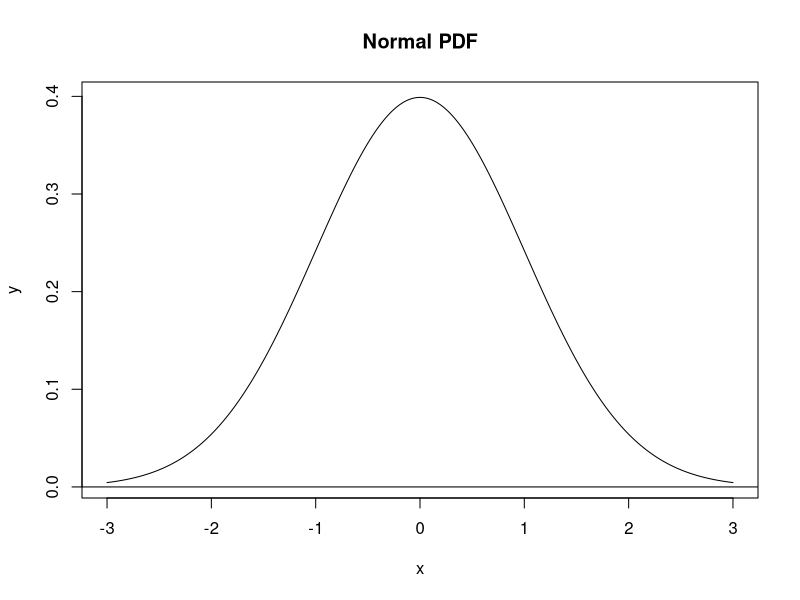
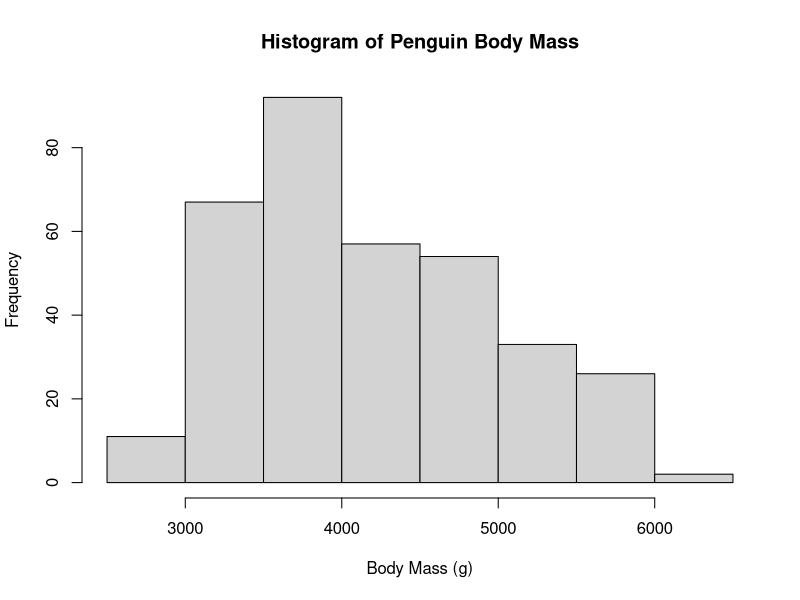
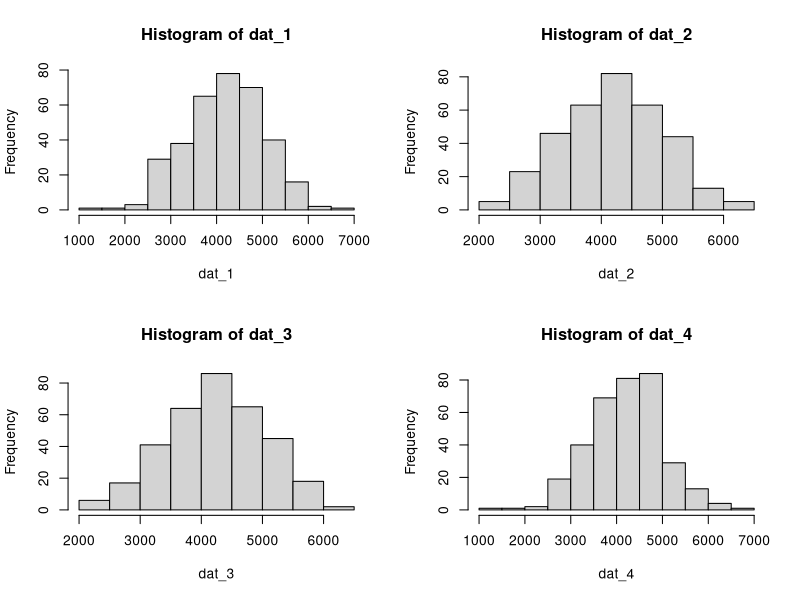
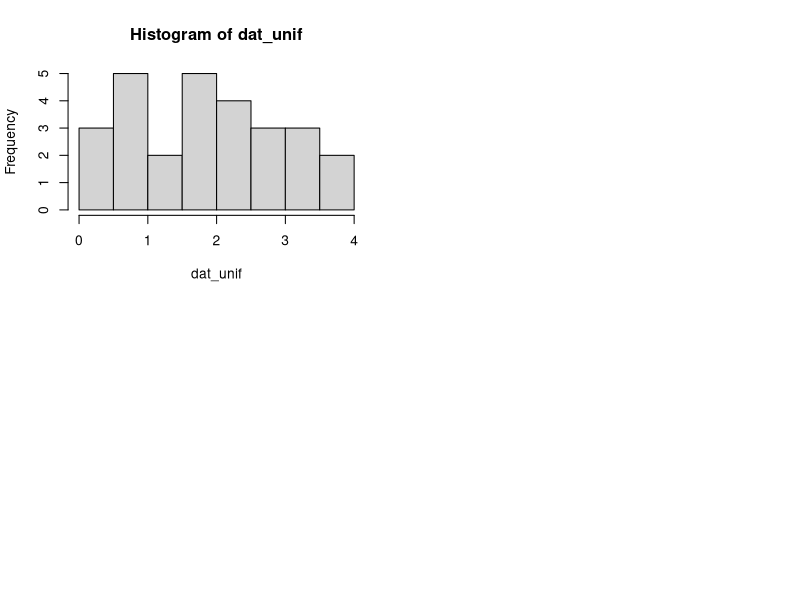
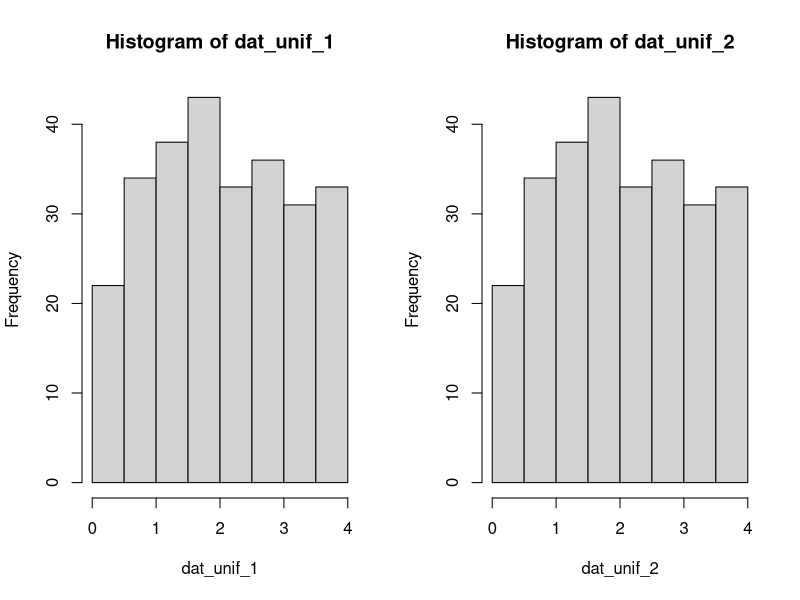
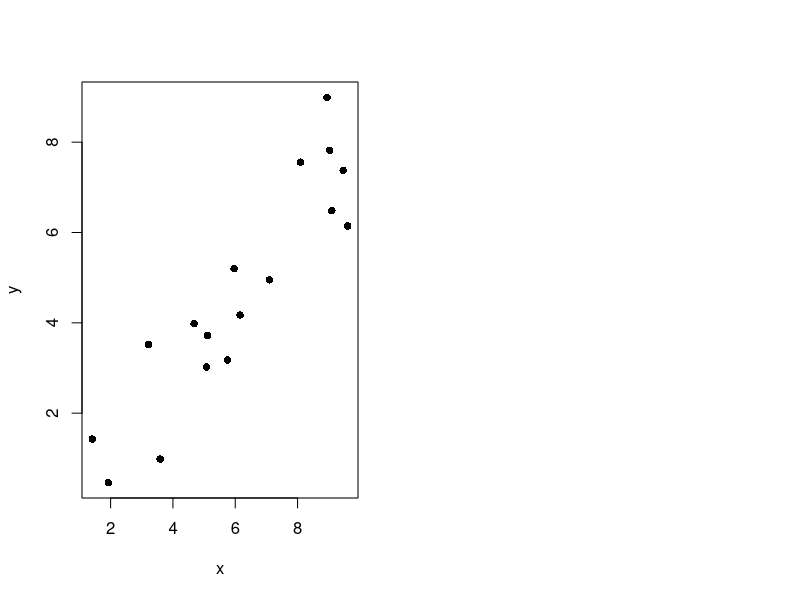

Write R code to recreate these figures, in order. (Note: this script raises an error after producing the figures.)
# Generate a vector of x-values
x = seq(-3, 3, length.out = 1000)
y = dnorm(x)

plot(x, y, main = "Normal PDF", type = "l")
abline(h = 0)
require(palmerpenguins)
hist(
  penguins$body_mass_g,
  main = "Histogram of Penguin Body Mass",
  xlab = "Body Mass (g)")
mean(penguins$body_mass_g, na.rm = TRUE)
sd(penguins$body_mass_g, na.rm = TRUE)
nrow(penguins)
n_samples = 344
pop_sd = 802
pop_mean = 4202

dat_1 = rnorm(n = n_samples, mean = pop_mean, sd = pop_sd)
dat_2 = rnorm(n = n_samples, mean = pop_mean, sd = pop_sd)
dat_3 = rnorm(n = n_samples, mean = pop_mean, sd = pop_sd)
dat_4 = rnorm(n = n_samples, mean = pop_mean, sd = pop_sd)
par(mfrow = c(2, 2))

hist(dat_1)
hist(dat_2)
hist(dat_3)
hist(dat_4)
dat_unif = runif(n = 27, min = 0, max = 4)
hist(dat_unif)
set.seed(1)
dat_unif_1 = runif(n = 270, min = 0, max = 4)
set.seed(1)
dat_unif_2 = runif(n = 270, min = 0, max = 4)

par(mfrow = c(1, 2))
hist(dat_unif_1)
hist(dat_unif_2)
set.seed(123)
n = 17
slope = 0.7
intcp = 0.2

guess_x = 6
guess_y = 4
guess_slope = 0.72

x = runif(n = n, min = 1, max = 10)
y = rnorm(n = n, mean = slope * x + intcp)

plot(x, y, pch = 16)
curve(line_point_slope(x, guess_x, guess_y, guess_slope), add = T)
line_point_slope = function(x, x1, y1, slope)
{
  get_y_intercept = 
    function(x1, y1, slope) 
      return(-(x1 * slope) + y1)
  
  linear = 
    function(x, yint, slope) 
      return(yint + x * slope)
  
  return(linear(x, get_y_intercept(x1, y1, slope), slope))
}
n_pts = 10
x_min = 1
x_max = 10

# X values are uniformly distributed
x_random = runif(n = n_pts, min = x_min, max = x_max)

# Y values are normally-distributed.
# I used the default parameters for mean and sd.
y_random = rnorm(n = n_pts)

dat_random = data.frame(x = x_random, y = y_random)

plot(y ~ x, data = dat_random, pch = 8)


norm_17 = rnorm(n = 17, mean = 10.4, sd = 2.4)
norm_30 = rnorm(n = 30, mean = 10.4, sd = 2.4)
norm_300 = rnorm(n = 300, mean = 10.4, sd = 2.4)
norm_3000 = rnorm(n = 3000, mean = 10.4, sd = 2.4)

require(here)
png(
  filename = here("lab_04_hist_01.png"),
  width = 1500, height = 1600, 
  res = 180)
par(mfrow = c(2, 2))

hist(norm_17, main = "17 Random Points")
hist(norm_30, main = "30 Random Points")
hist(norm_300, main = "300 Random Points")
hist(norm_3000, main = "3000 Random Points")
dev.off()

svg("norm_1.svg")
x = seq(5, 15, length.out = 1000)
y = dnorm(x, mean = 10.4, sd = 2.4)

plot(x, y, main = "Normal SVG: mean = 10.4 SD = 2.4", type = "l", xlim = c(5, 15))
abline(h = 0)
dev.off()

require(here)
png(
  filename = here("Random_Data_Plots.png"),
  width = 1500, height = 1600, 
  res = 180)
par(mfrow = c(2, 2))

x_random = runif(n = 5, min = 1, max = 5)
y_random = rnorm(n = 5)
dat_random1 = data.frame(x = x_random, y = y_random)
plot(y ~ x, data = dat_random1, pch = 8, main = "5 Random numbers: Min = 1 Max = 5")

x_random = runif(n = 10, min = 1, max = 10)
y_random = rnorm(n = 10)
dat_random2 = data.frame(x = x_random, y = y_random)
plot(y ~ x, data = dat_random2, pch = 7, main = "10 Random numbers: Min = 1 Max = 10")

x_random = runif(n = 15, min = 1, max = 15)
y_random = rnorm(n = 15)
dat_random3 = data.frame(x = x_random, y = y_random)
plot(y ~ x, data = dat_random3, pch = 9, main = "15 Random numbers: Min = 1 Max = 15")

x_random = runif(n = 20, min = 1, max = 20)
y_random = rnorm(n = 20)
dat_random4 = data.frame(x = x_random, y = y_random)
plot(y ~ x, data = dat_random4, pch = 6, main = "20 Random numbers: Min = 1 Max = 20")
dev.off()

line_point_slope = function(x, x1, y1, slope)
{
  get_y_intercept = 
    function(x1, y1, slope) 
      return(-(x1 * slope) + y1)
  
  linear = 
    function(x, yint, slope) 
      return(yint + x * slope)
  
  return(linear(x, get_y_intercept(x1, y1, slope), slope))
}

require(here)
png(
  filename = here("Fitted_Linear_Model.png"),
  width = 1500, height = 1600, 
  res = 180)

plot(y ~ x, data = dat_random1, pch = 8, main = "Fitted Linear Model on Data Frame 1")
curve(line_point_slope(x, 6, 0, 0.6), add = T)
dev.off()

line_point_slope(dat_random1$x, 6, 0, 0.6)
dat_random1$predicted = line_point_slope(dat_random1$x, 6, 0, 0.6)
dat_random1$residuals = dat_random1$y - dat_random1$predicted 
x_random = runif(n = 5, min = 1, max = 5)
y_random = rnorm(n = 5)
dat_random1 = data.frame(x = x_random, y = y_random)

hist(dat_random1$residuals, xlab = "Residuals", ylab = "Frequency", main = "Residuals of Dat_random1")
plot(dat_random1$predicted, dat_random1$residuals, xlab = "Predicted Values", ylab = "Residuals", main = "Scatter Plot of Predicted Values and Residuals of dat_random1")